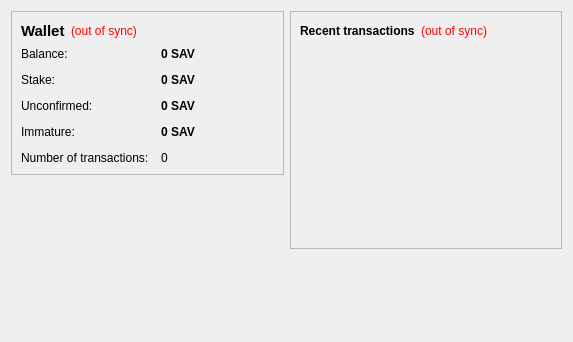
<?xml version="1.0" encoding="UTF-8"?>
<ui version="4.0">
 <class>OverviewPage</class>
 <widget class="QWidget" name="OverviewPage">
  <property name="geometry">
   <rect>
    <x>0</x>
    <y>0</y>
    <width>573</width>
    <height>342</height>
   </rect>
  </property>
  <property name="windowTitle">
   <string>Form</string>
  </property>
  <layout class="QHBoxLayout" name="horizontalLayout" stretch="1,1">
   <item>
    <layout class="QVBoxLayout" name="verticalLayout_2">
     <item>
      <widget class="QFrame" name="frame">
       <property name="frameShape">
        <enum>QFrame::StyledPanel</enum>
       </property>
       <property name="frameShadow">
        <enum>QFrame::Raised</enum>
       </property>
       <layout class="QVBoxLayout" name="verticalLayout_4">
        <item>
         <layout class="QHBoxLayout" name="horizontalLayout_4">
          <item>
           <widget class="QLabel" name="label_5">
            <property name="font">
             <font>
              <pointsize>11</pointsize>
              <weight>75</weight>
              <bold>true</bold>
             </font>
            </property>
            <property name="text">
             <string>Wallet</string>
            </property>
           </widget>
          </item>
          <item>
           <widget class="QLabel" name="labelWalletStatus">
            <property name="toolTip">
             <string>The displayed information may be out of date. Your wallet automatically synchronizes with the SavingCoin network after a connection is established, but this process has not completed yet.</string>
            </property>
            <property name="styleSheet">
             <string notr="true">QLabel { color: red; }</string>
            </property>
            <property name="text">
             <string notr="true">(out of sync)</string>
            </property>
            <property name="alignment">
             <set>Qt::AlignLeading|Qt::AlignLeft|Qt::AlignVCenter</set>
            </property>
           </widget>
          </item>
          <item>
           <spacer name="horizontalSpacer_2">
            <property name="orientation">
             <enum>Qt::Horizontal</enum>
            </property>
            <property name="sizeHint" stdset="0">
             <size>
              <width>40</width>
              <height>20</height>
             </size>
            </property>
           </spacer>
          </item>
         </layout>
        </item>
        <item>
         <layout class="QFormLayout" name="formLayout_2">
          <property name="fieldGrowthPolicy">
           <enum>QFormLayout::AllNonFixedFieldsGrow</enum>
          </property>
          <property name="horizontalSpacing">
           <number>12</number>
          </property>
          <property name="verticalSpacing">
           <number>12</number>
          </property>
          <item row="0" column="0">
           <widget class="QLabel" name="label">
            <property name="text">
             <string>Balance:</string>
            </property>
           </widget>
          </item>
          <item row="0" column="1">
           <widget class="QLabel" name="labelBalance">
            <property name="font">
             <font>
              <weight>75</weight>
              <bold>true</bold>
             </font>
            </property>
            <property name="cursor">
             <cursorShape>IBeamCursor</cursorShape>
            </property>
            <property name="toolTip">
             <string>Your current balance</string>
            </property>
            <property name="text">
             <string notr="true">0 SAV</string>
            </property>
            <property name="textInteractionFlags">
             <set>Qt::LinksAccessibleByMouse|Qt::TextSelectableByKeyboard|Qt::TextSelectableByMouse</set>
            </property>
           </widget>
          </item>
          <item row="1" column="0">
           <widget class="QLabel" name="label_6">
            <property name="text">
             <string>Stake:</string>
            </property>
           </widget>
          </item>
          <item row="1" column="1">
           <widget class="QLabel" name="labelStake">
            <property name="font">
             <font>
              <weight>75</weight>
              <bold>true</bold>
             </font>
            </property>
            <property name="cursor">
             <cursorShape>IBeamCursor</cursorShape>
            </property>
            <property name="toolTip">
             <string>Total of coins that was staked, and do not yet count toward the current balance</string>
            </property>
            <property name="text">
             <string notr="true">0 SAV</string>
            </property>
            <property name="textInteractionFlags">
             <set>Qt::LinksAccessibleByMouse|Qt::TextSelectableByKeyboard|Qt::TextSelectableByMouse</set>
            </property>
           </widget>
          </item>
          <item row="2" column="0">
           <widget class="QLabel" name="label_3">
            <property name="text">
             <string>Unconfirmed:</string>
            </property>
           </widget>
          </item>
          <item row="2" column="1">
           <widget class="QLabel" name="labelUnconfirmed">
            <property name="font">
             <font>
              <weight>75</weight>
              <bold>true</bold>
             </font>
            </property>
            <property name="cursor">
             <cursorShape>IBeamCursor</cursorShape>
            </property>
            <property name="toolTip">
             <string>Total of transactions that have yet to be confirmed, and do not yet count toward the current balance</string>
            </property>
            <property name="text">
             <string notr="true">0 SAV</string>
            </property>
            <property name="textInteractionFlags">
             <set>Qt::LinksAccessibleByMouse|Qt::TextSelectableByKeyboard|Qt::TextSelectableByMouse</set>
            </property>
           </widget>
          </item>
          <item row="3" column="0">
           <widget class="QLabel" name="labelImmatureText">
            <property name="text">
             <string>Immature:</string>
            </property>
           </widget>
          </item>
          <item row="3" column="1">
           <widget class="QLabel" name="labelImmature">
            <property name="font">
             <font>
              <weight>75</weight>
              <bold>true</bold>
             </font>
            </property>
            <property name="toolTip">
             <string>Mined balance that has not yet matured</string>
            </property>
            <property name="text">
             <string notr="true">0 SAV</string>
            </property>
            <property name="textInteractionFlags">
             <set>Qt::LinksAccessibleByMouse|Qt::TextSelectableByKeyboard|Qt::TextSelectableByMouse</set>
            </property>
           </widget>
          </item>
          <item row="4" column="0">
           <widget class="QLabel" name="label_2">
            <property name="text">
             <string>Number of transactions:</string>
            </property>
           </widget>
          </item>
          <item row="4" column="1">
           <widget class="QLabel" name="labelNumTransactions">
            <property name="toolTip">
             <string>Total number of transactions in wallet</string>
            </property>
            <property name="text">
             <string notr="true">0</string>
            </property>
           </widget>
          </item>
         </layout>
        </item>
       </layout>
      </widget>
     </item>
     <item>
      <spacer name="verticalSpacer">
       <property name="orientation">
        <enum>Qt::Vertical</enum>
       </property>
       <property name="sizeHint" stdset="0">
        <size>
         <width>20</width>
         <height>40</height>
        </size>
       </property>
      </spacer>
     </item>
    </layout>
   </item>
   <item>
    <layout class="QVBoxLayout" name="verticalLayout_3">
     <item>
      <widget class="QFrame" name="frame_2">
       <property name="frameShape">
        <enum>QFrame::StyledPanel</enum>
       </property>
       <property name="frameShadow">
        <enum>QFrame::Raised</enum>
       </property>
       <layout class="QVBoxLayout" name="verticalLayout">
        <item>
         <layout class="QHBoxLayout" name="horizontalLayout_2">
          <item>
           <widget class="QLabel" name="label_4">
            <property name="text">
             <string>&lt;b&gt;Recent transactions&lt;/b&gt;</string>
            </property>
           </widget>
          </item>
          <item>
           <widget class="QLabel" name="labelTransactionsStatus">
            <property name="toolTip">
             <string>The displayed information may be out of date. Your wallet automatically synchronizes with the SavingCoin network after a connection is established, but this process has not completed yet.</string>
            </property>
            <property name="styleSheet">
             <string notr="true">QLabel { color: red; }</string>
            </property>
            <property name="text">
             <string notr="true">(out of sync)</string>
            </property>
            <property name="alignment">
             <set>Qt::AlignRight|Qt::AlignTrailing|Qt::AlignVCenter</set>
            </property>
           </widget>
          </item>
          <item>
           <spacer name="horizontalSpacer">
            <property name="orientation">
             <enum>Qt::Horizontal</enum>
            </property>
            <property name="sizeHint" stdset="0">
             <size>
              <width>40</width>
              <height>20</height>
             </size>
            </property>
           </spacer>
          </item>
         </layout>
        </item>
        <item>
         <widget class="QListView" name="listTransactions">
          <property name="styleSheet">
           <string notr="true">QListView { background: transparent; }</string>
          </property>
          <property name="frameShape">
           <enum>QFrame::NoFrame</enum>
          </property>
          <property name="verticalScrollBarPolicy">
           <enum>Qt::ScrollBarAlwaysOff</enum>
          </property>
          <property name="horizontalScrollBarPolicy">
           <enum>Qt::ScrollBarAlwaysOff</enum>
          </property>
          <property name="selectionMode">
           <enum>QAbstractItemView::NoSelection</enum>
          </property>
         </widget>
        </item>
       </layout>
      </widget>
     </item>
     <item>
      <spacer name="verticalSpacer_2">
       <property name="orientation">
        <enum>Qt::Vertical</enum>
       </property>
       <property name="sizeHint" stdset="0">
        <size>
         <width>20</width>
         <height>40</height>
        </size>
       </property>
      </spacer>
     </item>
    </layout>
   </item>
  </layout>
 </widget>
 <resources/>
 <connections/>
</ui>
